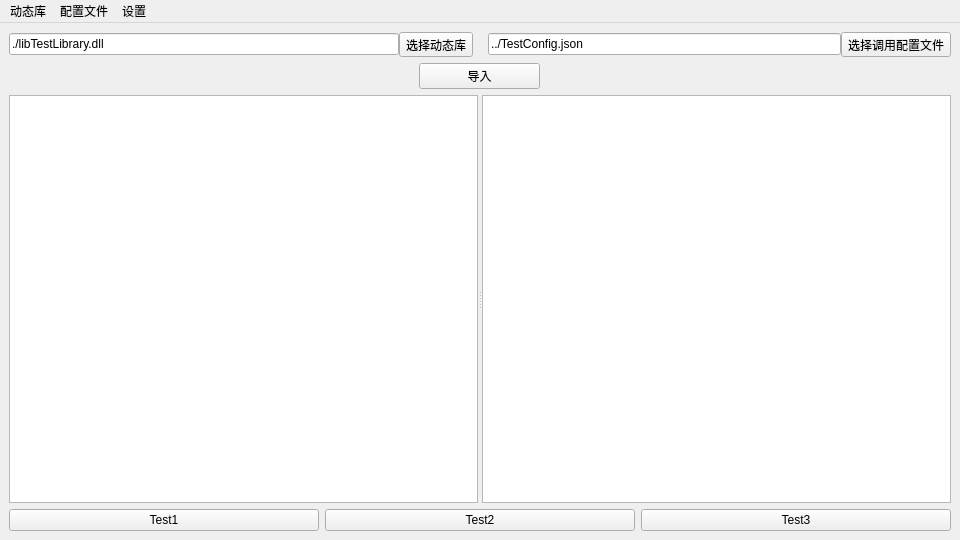
<?xml version="1.0" encoding="UTF-8"?>
<ui version="4.0">
 <class>MainWindow</class>
 <widget class="QMainWindow" name="MainWindow">
  <property name="geometry">
   <rect>
    <x>0</x>
    <y>0</y>
    <width>960</width>
    <height>540</height>
   </rect>
  </property>
  <property name="windowTitle">
   <string>Universal Demo</string>
  </property>
  <widget class="QWidget" name="centralwidget">
   <layout class="QVBoxLayout" name="verticalLayout_2">
    <item>
     <layout class="QHBoxLayout" name="horizontalLayout">
      <property name="spacing">
       <number>15</number>
      </property>
      <property name="sizeConstraint">
       <enum>QLayout::SetFixedSize</enum>
      </property>
      <item>
       <layout class="QHBoxLayout" name="library_hLayout">
        <property name="spacing">
         <number>0</number>
        </property>
        <item>
         <widget class="QLineEdit" name="LibraryPath">
          <property name="text">
           <string>./libTestLibrary.dll</string>
          </property>
         </widget>
        </item>
        <item>
         <widget class="QToolButton" name="LibrarySelector">
          <property name="enabled">
           <bool>true</bool>
          </property>
          <property name="minimumSize">
           <size>
            <width>0</width>
            <height>24</height>
           </size>
          </property>
          <property name="text">
           <string>选择动态库</string>
          </property>
         </widget>
        </item>
       </layout>
      </item>
      <item>
       <layout class="QHBoxLayout" name="config_hLayout">
        <property name="spacing">
         <number>0</number>
        </property>
        <item>
         <widget class="QLineEdit" name="ConfigPath">
          <property name="text">
           <string>../TestConfig.json</string>
          </property>
         </widget>
        </item>
        <item>
         <widget class="QToolButton" name="ConfigSelector">
          <property name="minimumSize">
           <size>
            <width>0</width>
            <height>24</height>
           </size>
          </property>
          <property name="text">
           <string>选择调用配置文件</string>
          </property>
         </widget>
        </item>
       </layout>
      </item>
     </layout>
    </item>
    <item>
     <layout class="QVBoxLayout" name="main_vLayout" stretch="1,100">
      <item>
       <layout class="QHBoxLayout" name="load_hLayout">
        <item>
         <widget class="QPushButton" name="pB_LOAD">
          <property name="enabled">
           <bool>true</bool>
          </property>
          <property name="maximumSize">
           <size>
            <width>121</width>
            <height>31</height>
           </size>
          </property>
          <property name="text">
           <string>导入</string>
          </property>
         </widget>
        </item>
       </layout>
      </item>
      <item>
       <widget class="QSplitter" name="splitter">
        <property name="orientation">
         <enum>Qt::Horizontal</enum>
        </property>
        <widget class="QTableWidget" name="param_inputTable"/>
        <widget class="QTextBrowser" name="result"/>
       </widget>
      </item>
     </layout>
    </item>
    <item>
     <layout class="QGridLayout" name="test_gridLayout">
      <item row="0" column="1">
       <widget class="QPushButton" name="pB_Test2">
        <property name="text">
         <string>Test2</string>
        </property>
       </widget>
      </item>
      <item row="0" column="2">
       <widget class="QPushButton" name="pB_Test3">
        <property name="text">
         <string>Test3</string>
        </property>
       </widget>
      </item>
      <item row="0" column="0">
       <widget class="QPushButton" name="pB_Test1">
        <property name="text">
         <string>Test1</string>
        </property>
       </widget>
      </item>
     </layout>
    </item>
   </layout>
  </widget>
  <widget class="QMenuBar" name="menuBar">
   <property name="geometry">
    <rect>
     <x>0</x>
     <y>0</y>
     <width>960</width>
     <height>26</height>
    </rect>
   </property>
   <widget class="QMenu" name="Library">
    <property name="title">
     <string>动态库</string>
    </property>
    <addaction name="SelectLibrary"/>
    <addaction name="Close"/>
   </widget>
   <widget class="QMenu" name="Config">
    <property name="title">
     <string>配置文件</string>
    </property>
    <addaction name="SelectConfig"/>
    <addaction name="Save"/>
    <addaction name="SaveAs"/>
   </widget>
   <widget class="QMenu" name="setting">
    <property name="title">
     <string>设置</string>
    </property>
    <widget class="QMenu" name="recvEncode">
     <property name="title">
      <string>接收编码</string>
     </property>
     <addaction name="reUTF8"/>
     <addaction name="reGBK"/>
    </widget>
    <widget class="QMenu" name="outputEncode">
     <property name="title">
      <string>输出编码
</string>
     </property>
     <addaction name="oeUTF8"/>
     <addaction name="oeGBK"/>
    </widget>
    <addaction name="outputEncode"/>
    <addaction name="recvEncode"/>
   </widget>
   <addaction name="Library"/>
   <addaction name="Config"/>
   <addaction name="setting"/>
  </widget>
  <action name="SelectLibrary">
   <property name="text">
    <string>选择动态库</string>
   </property>
  </action>
  <action name="Save">
   <property name="text">
    <string>保存</string>
   </property>
  </action>
  <action name="SaveAs">
   <property name="text">
    <string>另存为</string>
   </property>
  </action>
  <action name="Close">
   <property name="text">
    <string>关闭动态库</string>
   </property>
  </action>
  <action name="SelectConfig">
   <property name="text">
    <string>选择配置文件</string>
   </property>
  </action>
  <action name="reUTF8">
   <property name="checkable">
    <bool>true</bool>
   </property>
   <property name="text">
    <string>UTF-8</string>
   </property>
  </action>
  <action name="oeUTF8">
   <property name="checkable">
    <bool>true</bool>
   </property>
   <property name="text">
    <string>UTF-8</string>
   </property>
  </action>
  <action name="oeGBK">
   <property name="checkable">
    <bool>true</bool>
   </property>
   <property name="text">
    <string>GB18030</string>
   </property>
  </action>
  <action name="reGBK">
   <property name="checkable">
    <bool>true</bool>
   </property>
   <property name="text">
    <string>GB18030</string>
   </property>
  </action>
 </widget>
 <resources/>
 <connections/>
</ui>
